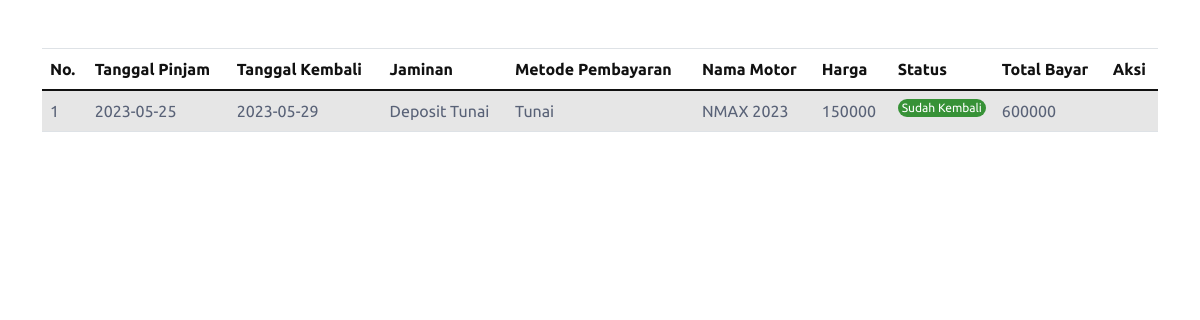
/orders.php (signed in), run on the app's committed database.
### tables this page shows
CREATE TABLE `tb_sewa` (
  `id_sewa` int(10) NOT NULL,
  `id_customer` int(10) NOT NULL,
  `id_motor` int(10) NOT NULL,
  `tgl_pinjam` date NOT NULL,
  `tgl_kembali` date NOT NULL,
  `jaminan` varchar(30) NOT NULL,
  `metode_pembayaran` varchar(30) NOT NULL,
  `total_bayar` varchar(30) NOT NULL,
  `status` varchar(30) NOT NULL
);

CREATE TABLE `tb_motor` (
  `id_motor` int(10) NOT NULL,
  `no_plat` varchar(15) NOT NULL,
  `jenis_motor` varchar(20) NOT NULL,
  `merk` varchar(20) NOT NULL,
  `gambar` text NOT NULL,
  `harga` varchar(25) NOT NULL,
  `status` enum('0','1') NOT NULL
);

### orders.php (the view, shortened to what this page needs)
<?php
require_once "connections/config.php";
$id = $_SESSION["session_username"];
$query = "SELECT id_customer FROM tb_customer WHERE username = ?";
$stmt = $conn->prepare($query);
$stmt->bind_param("s", $id);
$stmt->execute();
$result = $stmt->get_result();
if ($result->num_rows > 0) {
    $row = $result->fetch_assoc();
    $id_customer = $row["id_customer"];
    $query_orderan = "SELECT tb_sewa.*, tb_motor.merk, tb_motor.harga
                      FROM tb_sewa
                      INNER JOIN tb_motor ON tb_sewa.id_motor = tb_motor.id_motor
                      WHERE tb_sewa.id_customer = ?";
    $stmt_orderan = $conn->prepare($query_orderan);
    $stmt_orderan->bind_param("s", $id_customer);
    $stmt_orderan->execute();
    $result_orderan = $stmt_orderan->get_result();
}
?>
<!DOCTYPE html>
<html lang="en">
<head>
    <link rel="stylesheet" href="https://stackpath.bootstrapcdn.com/bootstrap/4.5.0/css/bootstrap.min.css">
    <link rel="stylesheet" href="https://maxcdn.bootstrapcdn.com/font-awesome/4.7.0/css/font-awesome.min.css">
    <link href="css/bootstrap.min.css" rel="stylesheet">
    <link href="css/style.css?v=2" rel="stylesheet">
</head>
<body>
    <div class="container mt-5">
        <table class="table table-striped mt-3">
            <thead>
                <tr>
                    <th class="text-dark">No.</th>
                    <th class="text-dark">Tanggal Pinjam</th>
                    <th class="text-dark">Tanggal Kembali</th>
                    <th class="text-dark">Jaminan</th>
                    <th class="text-dark">Metode Pembayaran</th>
                    <th class="text-dark">Nama Motor</th>
                    <th class="text-dark">Harga</th>
                    <th class="text-dark">Status</th>
                    <th class="text-dark">Total Bayar</th>
                    <th class="text-dark">Aksi</th>
                </tr>
            </thead>
            <tbody>
                <?php
                if ($result_orderan->num_rows > 0) {
                    $no = 1;
                    while ($row_orderan = $result_orderan->fetch_assoc()) {
                        echo "<tr>";
                        echo "<td>" . $no . "</td>";
                        echo "<td>" . $row_orderan['tgl_pinjam'] . "</td>";
                        echo "<td>" . $row_orderan['tgl_kembali'] . "</td>";
                        echo "<td>" . $row_orderan['jaminan'] . "</td>";
                        echo "<td>" . $row_orderan['metode_pembayaran'] . "</td>";
                        echo "<td>" . $row_orderan['merk'] . "</td>";
                        echo "<td>" . $row_orderan['harga'] . "</td>";
                        echo "<td class='text-center'><div style='background-color: #379237; color: #fff; border-radius: 10px; font-size: 12px;'>" . $row_orderan['status'] . "</div></td>";
                        echo "<td>" . $row_orderan['total_bayar'] . "</td>";
                        if ($row_orderan['status'] != "Belum Kembali" && $row_orderan['status'] != "Sudah Kembali") {
                            echo '<td><a href="cancelSewa.php?menu_del=' . $row_orderan['id_sewa'] . '" class="delete" title="Cancel"><i class="fa-solid fa-ban"></i></a></td>';
                        } else {
                            echo '<td></td>';
                        }
                        echo "</tr>";
                        $no++;
                    }
                } else {
                    echo "<tr><td colspan='8'>Tidak ada orderan sewa motor.</td></tr>";
                }
                ?>
            </tbody>
        </table>
    </div>
</body>
</html>

### css/style.css (style rules this page uses)
:root { --primary: #D81324; --secondary: #0B2154; --light: #F2F2F2; --dark: #111111; --putih: #fff; --merah: #9F2425; --abu: #a5a5a7; --kuning: #F9D949; --biru: #146C94; }

### data on the page
tb_sewa: tgl_pinjam "2023-05-25", tgl_kembali "2023-05-29", jaminan "Deposit Tunai", metode_pembayaran "Tunai", id_motor.merk "NMAX 2023", id_motor.harga "150000", status "Sudah Kembali", total_bayar "600000"
